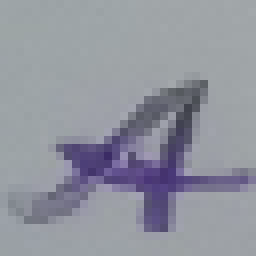
#> input picture lab_2/bigA/01_00_00_0000.png, 32 x 32 px, found by its file name (shown 8 times larger); its folder holds only this picture in this run
$ jupyter execute --allow-errors lab2.ipynb
#> lines starting #> are read from the running program, lines starting #| are printed output that depends on the picture
[cell 1]
from google.colab import drive
drive.mount('/content/drive')

[cell 2]
import numpy as np
import random
import matplotlib.pyplot as plt
from sklearn.metrics import accuracy_score
from PIL import Image
from sklearn.model_selection import train_test_split

[cell 3]
def AddImage(path):
  img = Image.open(path)
#> img is the input picture: PIL image 32x32 RGB; mean R, G, B 145.7, 148.4, 158.7
  img = img.resize((25,25))
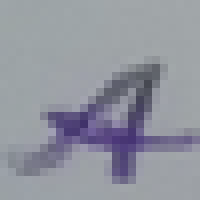
#> img: PIL image 25x25 RGB (shown 8 times larger); mean R, G, B 145.6, 148.4, 158.7
  img = img.convert('L')
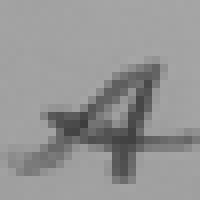
#> img: PIL image 25x25 L (shown 8 times larger); min 61, max 166, mean 148.7
  x = np.array(img, np.float32)
  x = x.reshape(-1,625)
  x = x / 255
  return x[0]

[cell 4]
pathBig = '/content/drive/My Drive/Нейронки/lab2/bigA/01_00_00_0{0}.png'
pathSmall = '/content/drive/My Drive/Нейронки/lab2/smallA/00_00_00_0{0}.png'
x_general = []
y_general = []
#> (the rest of this cell did not finish here and is left out)

[cell 5]
x_general = np.array(x_general)
y_general = np.array(y_general)
#> (the rest of this cell did not finish here and is left out)

[cell 6]
def Hebba(weight, x0, y, e):
    #Обучает вес по правилу хебба
    alpha = 0.1
    return weight - alpha * x0 * (y - e)

def sigmoid(x):
    return 1 if x > 0 else 0

[cell 7]
class Neuron:
    def __init__(self, weights, bias =1, biasWigth = 1):
        self.Weights = weights
        self.DeltaWeights = np.zeros(len(weights))
        self.Bias = bias
        self.Beta = 0
        self.BiasWigth = biasWigth

    def feedforward(self, inputs):
        self.LastInput = inputs
        total = np.dot(self.Weights, inputs) + self.Bias * self.BiasWigth
        self.LastRezult = total
        return sigmoid(total)


    def WeightCorrection(self, function, y, e):
        for i in range(len(self.Weights)):
                self.Weights[i] = function(self.Weights[i], self.LastInput[i], y, e)

        self.BiasWigth = function(self.BiasWigth, self.Bias, y, e)

[cell 8]
class HebbNetwork:
    def __init__(self, neuronsCountArray, eps = 0.1):
#> called with eps = 0.4
        self.Eps = eps
        self.T = 0
        self.L = []
        self.Neurons = {}
        for i in range(1, len(neuronsCountArray)):
          self.Neurons[i] = []
          for j in range(neuronsCountArray[i]):
            self.Neurons[i].append(Neuron(np.random.rand(neuronsCountArray[i-1]), 1))

    def fit(self, X, y, tmax = 20):
#> called with tmax = 20
        t = 1
        self.CalculateLoss(X,y)
        while self.L[len(self.L)-1] > self.Eps and t < tmax:
            print(self.L[-1],t)
            for i in range(len(X)):
                e = self.feedforward(X[i])
                if e != y[i]:
                    self.WeightCorrection(e, y[i])
                    self.CalculateLoss(X,y)
                    t+=1
        print("network was learned for",t,"generations")
        self.T = t

    def predict(self, data):
        return self.feedforward(data)

    def feedforward(self, inputs):
        y = [neuron.feedforward(inputs) for neuron in self.Neurons[1]]
        for i in self.Neurons:
          if i == 1:
            continue
          else:
            y = [neuron.feedforward(y) for neuron in self.Neurons[i]]

        return y[0]

    def CalculateLoss(self, x,y):
      loss = 0
      for j in range(len(x)):
        e = self.feedforward(x[j])
        if e != y[j]:
          loss +=1
      self.L.append(loss/len(x))
      return loss/len(x)


    def WeightCorrection(self,y,e):
        function = Hebba
        for i in self.Neurons:
          [neuron.WeightCorrection(function,y,e) for neuron in self.Neurons[i]]

[cell 9]
perceptron = HebbNetwork([625, 14, 7, 3, 1], 0.4)
#> (the rest of this cell did not finish here and is left out)

#> (a cell that did not finish here is left out)

[cell 11]
mx = [[0,0], [0,1], [1,0], [1,1]]
my = [0, 1, 1, 0]
perceptron = HebbNetwork([2, 1], 0.2)
perceptron.fit(mx,my)
print("testLoss: ",perceptron.CalculateLoss(mx, my))
plt.plot(range(1,perceptron.T+1), perceptron.L[:perceptron.T])
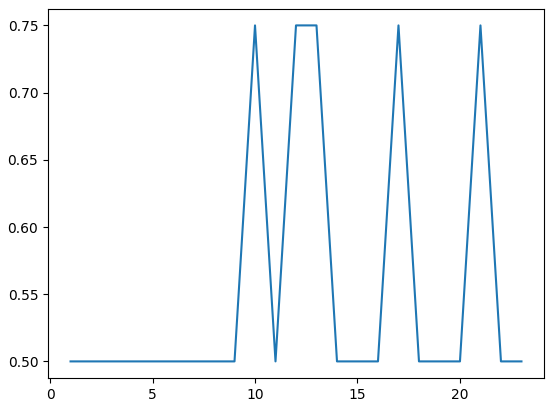
#> figure drawn by matplotlib, 1 panel; curve peaks at x = 10, y = 0.75

[cell 12]
print([perceptron.predict(i) for i in mx])

[cell 13]
def sigmoid(x):
    #Сигмоидная функция активации: f(x) = 1 / (1 + e^(-x))
    return 1 / (1 + np.exp(-x))
    #return 1 if x > 0 else 0

def dersigmoid(s):
  return sigmoid(s) * (1 - sigmoid(s))

class NetworkGradient:
    def __init__(self, neuronsCountArray, eps = 0.1):
        '''
        neuronsCountArray example [25, 14, 7, 3, 1] where each number mean
         a count of neurons in the layer
        '''
#> called with eps = 0.35
        self.Eps = eps
        self.T = 0
        self.L = []
        self.Neurons = {}
        for i in range(1, len(neuronsCountArray)):
          self.Neurons[i] = []
          for j in range(neuronsCountArray[i]):
            self.Neurons[i].append(Neuron(np.random.randint(-5,5,neuronsCountArray[i-1]), 1))

    # [11 lines left out: function fit, not called in this run]

    def predict(self, data):
        return self.feedforward(data)

    # [9 lines left out: function feedforward, not called in this run]

    def lossFunction(self, e, y):
      return np.square(e - y)

    # [52 lines left out: functions CalculateLoss, CalculateAcc, WeightCorrection, BackLayerPropagation, AddBetaInPreviousLayer, not called in this run]
